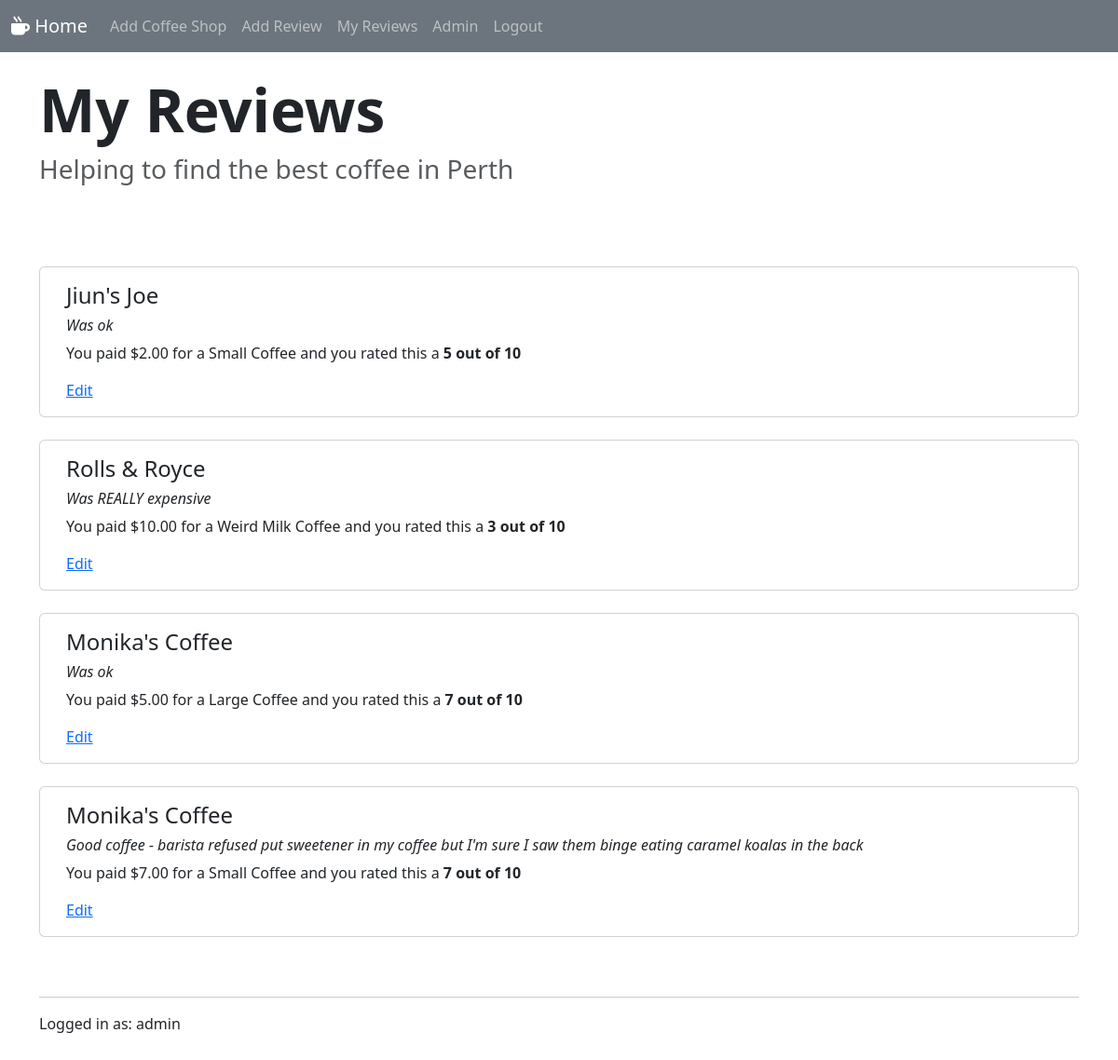
Page /my_ratings (signed in) on the committed database.
### website/models.py (models this page shows, shortened)
class Rating(models.Model):
    SIZE = (
        ('S', 'Small'),
        ('L', 'Large'),
        ('W', 'Weird Milk'),
        )
    created_at = models.DateTimeField(auto_now_add=True)
    created_by = models.ForeignKey(User, limit_choices_to={'is_active': True}, null = True, on_delete=models.SET_NULL)
    coffeeshop = models.ForeignKey(Coffeeshop, limit_choices_to={'coffeeshop_status': 'A'}, on_delete=models.CASCADE)
    size = models.CharField('Cup Size', choices=SIZE, max_length = 1, blank=True, null = True)
    price = models.DecimalField(
        'Price $',
        max_digits=10,
        decimal_places=2,
        blank=True,
        null=True,
        validators=[MinValueValidator(0.0)],
        help_text="Enter the price in dollars"
    )
    rating = models.IntegerField(
        validators=[MinValueValidator(1), MaxValueValidator(10)],
        help_text="Enter a rating between 1 and 10")
    description = models.TextField('What did you think??',blank=True)
    def get_size_display(self):
        return dict(self.SIZE).get(self.size, self.size)

class Coffeeshop(models.Model):
    STATUS = (
        ('A', 'Active'),
        ('C', 'Closed'),
        )
    created_at = models.DateTimeField(auto_now_add=True)
    created_by = models.ForeignKey(User, limit_choices_to={'is_active': True}, null = True, on_delete=models.SET_NULL)
    coffeeshop_name = models.CharField('Coffee Shop Name', max_length = 100)
    coffeeshop_tag = models.CharField('Known for', max_length = 200, blank=True, null = True)
    coffeeshop_address = models.CharField('Address', max_length = 100, blank=True, null = True)
    coffeeshop_status = models.CharField('Still in business?', choices=STATUS, max_length = 1)

### website/views.py (the view)
# urls.py: path('my_ratings', views.my_ratings, name="my_ratings"),
@login_required
def my_ratings(request):
    user = request.user
    rating_list = Rating.objects.filter(created_by=user).order_by('coffeeshop')
    return render(request,'website/my_ratings.html',{
         'rating_list': rating_list,
         })

### website/templates/website/my_ratings.html
{% extends 'website/base.html' %}
{% block content %}
<h1 class="display-3 fw-bold">My Reviews</h1>
<h3 class="fw-normal text-muted mb-3">Helping to find the best coffee in Perth</h3></br>
<br/>
{%if rating_list%}
<table class="table table-hover table-striped table-bordered">
<div class="container mt-4">
    <div class="row">
        {% for rating in rating_list %}
            <div class="card mb-4">
                <div class="card-body">
                    <h4 class="card-title">{{rating.coffeeshop.coffeeshop_name}}</h4>
					<h6 class="card-text"><em>{{rating.description}}</em></h6>
					<p class="card-text">You paid ${{rating.price}} for a {{rating.get_size_display}} Coffee and you rated this a <strong>{{rating.rating}} out of 10</strong></p>
					<a href="{% url 'edit_rating' rating.id %}">Edit</a>
                </div>
            </div>
        {% endfor %}
    </div>
</div>
{%else%}
<h5>No reviews yet - get drinking!</h5>
{%endif%}
{% endblock %}

### website/templates/website/base.html (shortened to what this page needs)
{% load static %}
<!doctype html>
<html lang="en">
  <head>
    <link href="https://cdn.jsdelivr.net/npm/bootstrap@5.3.2/dist/css/bootstrap.min.css" rel="stylesheet">
	<link rel="stylesheet" href="https://cdnjs.cloudflare.com/ajax/libs/font-awesome/6.0.0-beta3/css/all.min.css">
  </head>
  <body>
    {%include 'website/navbar.html'%}
  <div class = "container">
  	<br/>
    {% block content %}
    {% endblock %}
  <hr>
  <p>
  {% if user.is_authenticated%}
    Logged in as: {{user}}
  {% else %}
	visitor
  {% endif %}
  </p>
  </div>
  </body>
</html>

### rows in the picture
Rating: coffeeshop.coffeeshop_name "Jiun's Joe", description "Was ok", price "2.00", size "Small", rating "5"
Rating: coffeeshop.coffeeshop_name "Rolls & Royce", description "Was REALLY expensive", price "10.00", size "Weird Milk", rating "3"
Rating: coffeeshop.coffeeshop_name "Monika's Coffee", description "Was ok", price "5.00", size "Large", rating "7"
Rating: coffeeshop.coffeeshop_name "Monika's Coffee", description "Good coffee - barista refused put sweetener in my coffee but I'm sure I saw them binge eating caramel koalas in the back", price "7.00", size "Small", rating "7"

### other values in the picture
{{ user }} "admin"
